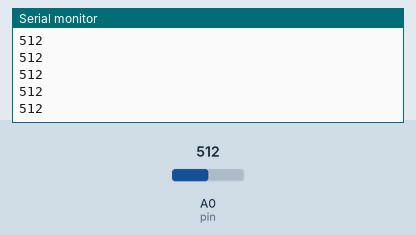
The sketch below on a simulated Arduino Uno, built with avr-gcc and run on an emulated ATmega328P. Parts: the last lines printed to the serial monitor. Inputs (shaded band) come from the test bench; at power-on: A0 (pin) = 512.

Above: at 1.2 s.
1.3 s: A0 (pin) set to 716
At 1.31 s:
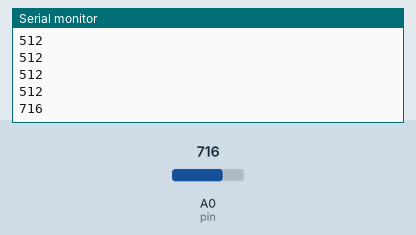
2.8 s: A0 (pin) set to 900
At 2.81 s:
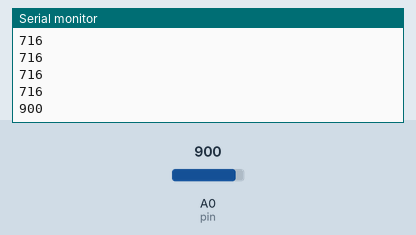
Timing chart, 0 to 5.8 s (numbered marks = the images above; inputs shaded):
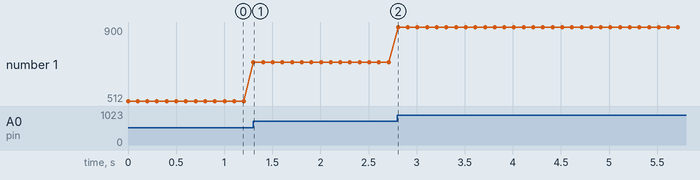

The sketch:

unity_access2.ino
```cpp
int pin = 0;
int val = 0;

void setup() {
  Serial.begin(115200); //シリアルポートを115200bpsで開く
}

void loop()
{
  val = analogRead(pin);//CdSの電圧値を読み取る
  Serial.print(val);
  Serial.println();
  delay(100);
}
```

Measured:
- after the input at 1.3 s, the serial monitor: prints a new line at once (image 1)
- after the input at 2.8 s, the serial monitor: prints a new line at once (image 2)
- plotted number 1: 512 → 716 after the input at 1.3 s, 716 → 900 after the input at 2.8 s
